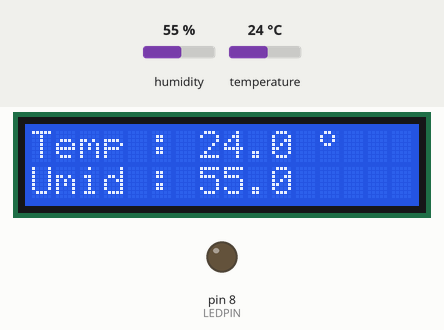
Bench run of a sketch on a simulated Arduino Uno, built with avr-gcc and run on an emulated ATmega328P. Shown: 16×2 character LCD, output pins drawn as LEDs (lit = HIGH). The inputs (shaded band) are chosen by the test bench; at power-on: humidity 55 %, temperature 24 °C.

Above: at 1.6 s.
1.7 s: humidity set to 22 %
At 6.4 s:
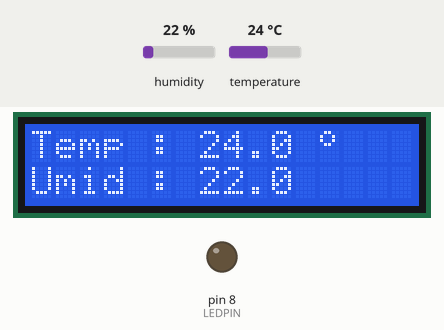
10.4 s: temperature set to 12 °C
At 14.8 s:
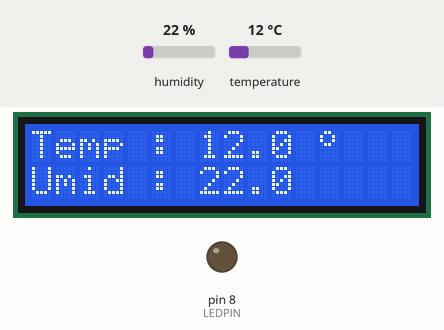
18.3 s: humidity set to 40 %
At 23.2 s:
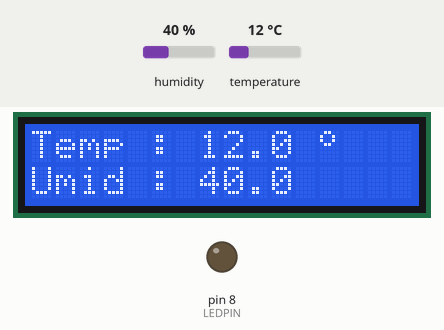
26.7 s: temperature set to 19 °C
At 31.6 s:
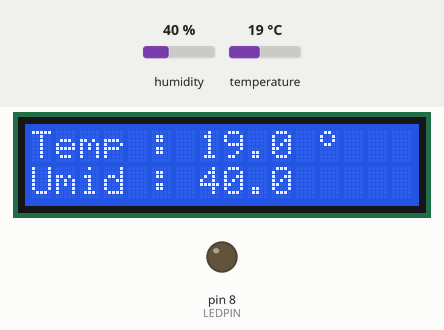
Timing chart, 0 to 35.6 s (numbered marks = the images above; inputs shaded):
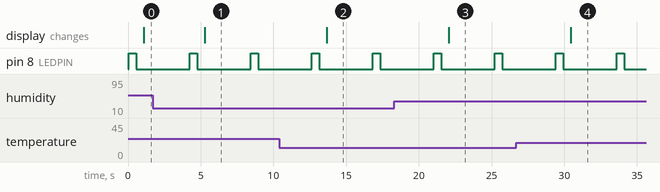

Measured:
- after the input at 1.7 s, the display: changes after 3.6 s (image 1)
- after the input at 10.4 s, the display: changes after 3.3 s (image 2)
- after the input at 18.3 s, the display: changes after 3.8 s (image 3)
- after the input at 26.7 s, the display: changes after 3.8 s (image 4)
- by itself, pin 8 (LEDPIN): alternates HIGH for 0.50 s and LOW for 3.7 s

The sketch:

estacao.ino
```cpp
//Projeto: Estação de temperatura feita com sensor DHT11
//Autor: Stefano Giordano

#include <LiquidCrystal.h> //lib LCD
#include <DHT.h> //lib sensor dht

//Definir a porta do sensor dht e o seu tipo
#define DHTPIN A1
#define DHTTYPE DHT11

//seta o pin do led
#define LEDPIN 8

//define o estado inicial da sentinela para a rotina de interrupção
bool sentinel = false;

DHT dht(DHTPIN, DHTTYPE);


//definir os pinos do LCD
LiquidCrystal lcd(12, 11, 5, 4, 3, 2);

//Array simbolo grau
byte grau[8] ={ B00001100,
                B00010010,
                B00010010,
                B00001100,
                B00000000,
                B00000000,
                B00000000,
                B00000000,};


void setup() {
  Serial.begin(9600);
  pinMode(LEDPIN, OUTPUT);
  dht.begin();
  lcd.begin(16,2);
  lcd.clear();
  lcd.createChar(0, grau);

  //configuração do timer
  TCCR1A = 0;  //confira timer para operação normal pinos OC1A e OC1B desconectados
  TCCR1B = 0; //limpa registrador
  TCNT1 = 0; //zera temporizado

  OCR1A = 0xFFFF; //tempo máximo possível do prescaler --> 65535 em hex
  TCCR1B |= (1 << WGM12) | (1 << CS10) | (1 <<CS12); //prescaler de 1024: CS12 = 1 e CS10 = 1
  TIMSK1 |= (1 << OCIE1A); // habilita interrupção por igualdade de comparação
}

//
void lblink(int lpin){
    digitalWrite(lpin, HIGH);
    delay(500);
    digitalWrite(lpin, LOW);
    delay(500);
}

float temp(){
 return dht.readTemperature();
}
float umi(){
  return dht.readHumidity();
}

void printLCD(){
  lblink(LEDPIN); //indica que iniciou a leitura de temperatura e umidade

  float t = temp();
  float h = umi();

  lcd.setCursor(0,0);
  lcd.print("Temp : ");
  lcd.print(" ");
  lcd.setCursor(7,0);
  lcd.print(t,1);
  lcd.setCursor(12,0);


//Mostra o simbolo do grau formado pelo array
  lcd.write((byte)0);

//Mostra o simbolo do grau quadrado
//lcd.print((char)223);

  lcd.setCursor(0,1);
  lcd.print("Umid : ");
  lcd.print(" ");
  lcd.setCursor(7,1);
  lcd.print(h,1);
  lcd.setCursor(12,1);
  sentinel = !sentinel;


}

void loop() {

  if(sentinel)
    printLCD();

  }

  ISR(TIMER1_COMPA_vect){ //interrupção do TIMER1

  sentinel =  !sentinel;

}
```
